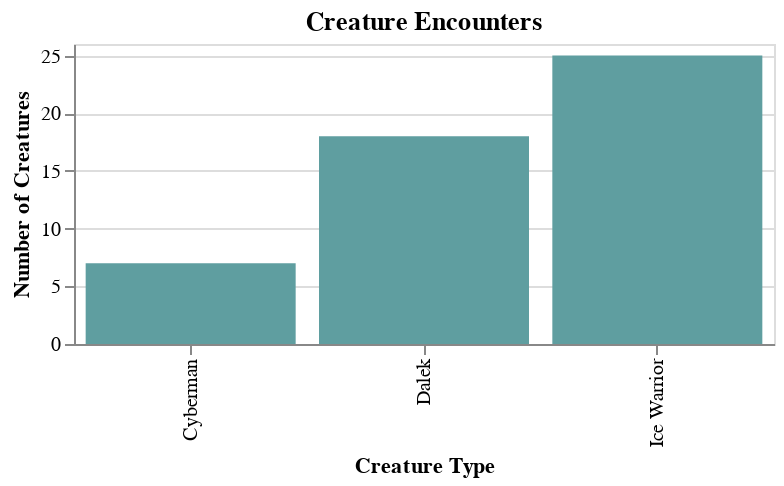

The notebook cell this image was saved under:
### Markdown cell above
And we can also set some basic properties on the chart itself.

### Code cell
alt.Chart(df).mark_bar(color="cadetblue").encode(
    x=alt.X('type', type="nominal", axis=alt.Axis(title="Creature Type")), 
    y=alt.Y('number', type="quantitative", aggregate="sum", axis=alt.Axis(title="Number of Creatures"))
).properties(
    width=350,
    height=150,
    title="Creature Encounters"
)

### Figure 1 — Vega-Lite specification as saved in the notebook (floating-point values rounded to 4 significant figures)
{"$schema": "https://vega.github.io/schema/vega-lite/v2.6.0.json", "config": {"view": {"height": 300, "width": 400}}, "data": {"name": "data-75d352494bcc1daafad4bc44bb8053d0"}, "datasets": {"data-75d352494bcc1daafad4bc44bb8053d0": [{"number": 4, "type": "Ice Warrior"}, {"number": 8, "type": "Ice Warrior"}, {"number": 5, "type": "Ice Warrior"}, {"number": 6, "type": "Dalek"}, {"number": 3, "type": "Ice Warrior"}, {"number": 3, "type": "Ice Warrior"}, {"number": 3, "type": "Dalek"}, {"number": 2, "type": "Ice Warrior"}, {"number": 9, "type": "Dalek"}, {"number": 7, "type": "Cyberman"}]}, "encoding": {"x": {"axis": {"title": "Creature Type"}, "field": "type", "type": "nominal"}, "y": {"aggregate": "sum", "axis": {"title": "Number of Creatures"}, "field": "number", "type": "quantitative"}}, "height": 150, "mark": {"color": "cadetblue", "type": "bar"}, "title": "Creature Encounters", "width": 350}
